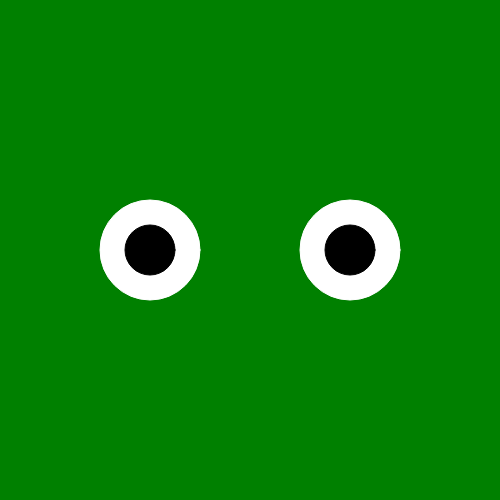
Frame 1 (no input)
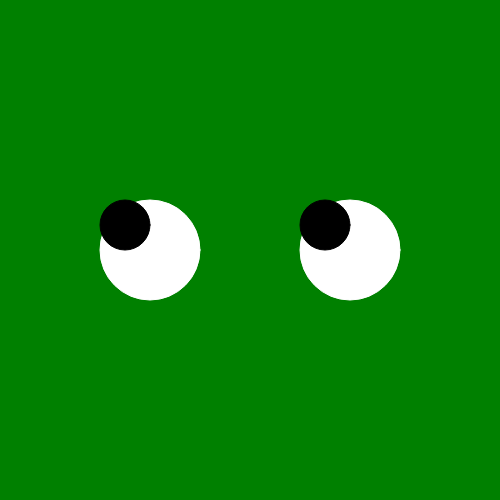
Frame 60 (no input)
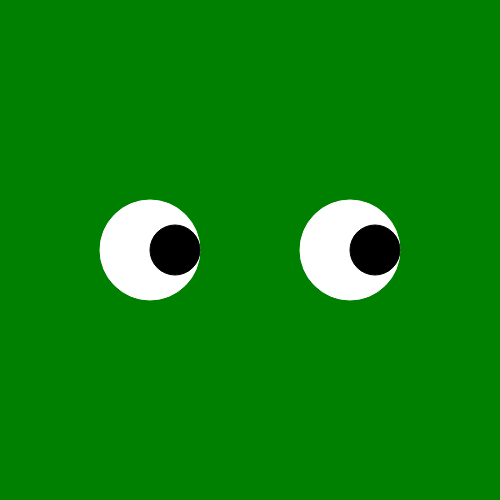
Frame 120 (the mouse pressed at the canvas centre since frame 60)

The p5.js sketch that drew these frames (run headless with seeded random() and noise() and a simulated clock; from frame 60 on, the mouse is pressed at the canvas centre):

// p5.js sketch
// ── sketch.js
var eyeballs = new Eyeballs();

function setup() {
  createCanvas(500,500);
}

function draw() {
  background('green');
  eyeballs.display();
  eyeballs.pupils();
}


//Constructor
function Eyeballs(x,y) {
  //this.pupil movement:
  scleraX = 150;
  scleraY = 250;
  scleraSize = 100;
  pupilX = 150;
  pupilY = 250;
  pupilSize = scleraSize / 2; //(middle of sclera)

  //white parts of eyes
  this.display = function() {
    stroke(255);
    fill('white');
    ellipse(scleraX,scleraY,scleraSize,scleraSize);
    ellipse(scleraX + 200,scleraY,scleraSize,scleraSize);
  }

  this.pupils = function() {
    var currentDist = dist(pupilX,pupilY,scleraX,scleraY);
    //black parts of eyes
    stroke(0);
    fill('black');
    ellipse(pupilX,pupilY,pupilSize,pupilSize);
    ellipse(pupilX + 200,pupilY,pupilSize,pupilSize);

    if(mouseX > pupilX && pupilX < scleraX + pupilSize / 2) {
      pupilX = pupilX + 1;
    }
    if(mouseX < pupilX && pupilX > scleraX - pupilSize / 2) {
      pupilX = pupilX - 1;
    }
    if(mouseY > pupilY && pupilY < scleraY + pupilSize / 2) {
      pupilY = pupilY + 1;
    }
    if(mouseY < pupilY && pupilY > scleraY - pupilSize / 2){
      pupilY = pupilY - 1;
    }
  }
}
